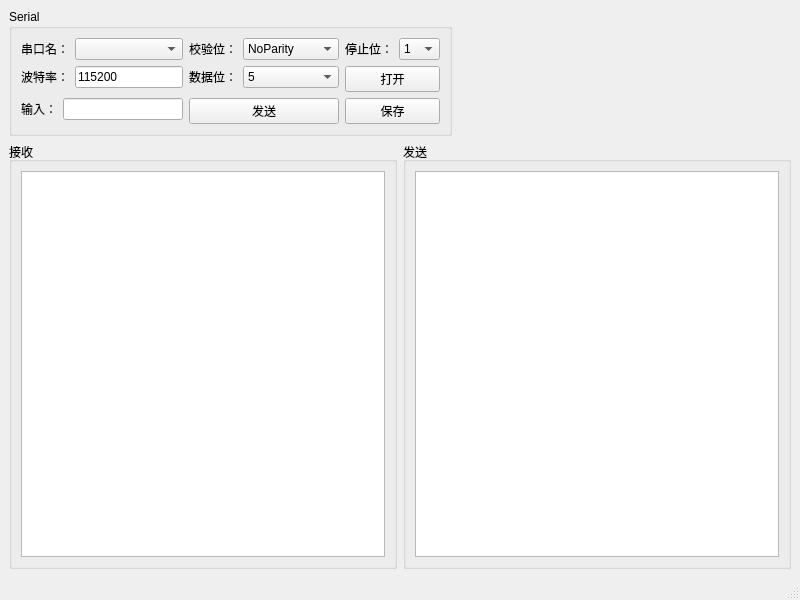
<?xml version="1.0" encoding="UTF-8"?>
<ui version="4.0">
 <class>MainWindow</class>
 <widget class="QMainWindow" name="MainWindow">
  <property name="geometry">
   <rect>
    <x>0</x>
    <y>0</y>
    <width>800</width>
    <height>600</height>
   </rect>
  </property>
  <property name="windowTitle">
   <string>MainWindow</string>
  </property>
  <widget class="QWidget" name="centralwidget">
   <layout class="QGridLayout" name="gridLayout_5">
    <item row="0" column="1">
     <spacer name="horizontalSpacer">
      <property name="orientation">
       <enum>Qt::Horizontal</enum>
      </property>
      <property name="sizeHint" stdset="0">
       <size>
        <width>193</width>
        <height>20</height>
       </size>
      </property>
     </spacer>
    </item>
    <item row="0" column="0">
     <widget class="QGroupBox" name="groupBox_3">
      <property name="title">
       <string>Serial</string>
      </property>
      <layout class="QGridLayout" name="gridLayout_3">
       <item row="0" column="0">
        <layout class="QFormLayout" name="formLayout_2">
         <item row="0" column="0">
          <widget class="QLabel" name="label">
           <property name="text">
            <string>串口名：</string>
           </property>
          </widget>
         </item>
         <item row="0" column="1">
          <widget class="QComboBox" name="comboBox_serialName"/>
         </item>
        </layout>
       </item>
       <item row="0" column="3" colspan="2">
        <layout class="QFormLayout" name="formLayout_7">
         <item row="0" column="0">
          <widget class="QLabel" name="label_6">
           <property name="text">
            <string>停止位：</string>
           </property>
          </widget>
         </item>
         <item row="0" column="1">
          <widget class="QComboBox" name="comboBox_stopBit">
           <item>
            <property name="text">
             <string>1</string>
            </property>
           </item>
           <item>
            <property name="text">
             <string>2</string>
            </property>
           </item>
           <item>
            <property name="text">
             <string>3</string>
            </property>
           </item>
           <item>
            <property name="text">
             <string>-1</string>
            </property>
           </item>
          </widget>
         </item>
        </layout>
       </item>
       <item row="0" column="1" colspan="2">
        <layout class="QFormLayout" name="formLayout_6">
         <item row="0" column="0">
          <widget class="QLabel" name="label_5">
           <property name="text">
            <string>校验位：</string>
           </property>
          </widget>
         </item>
         <item row="0" column="1">
          <widget class="QComboBox" name="comboBox_checkData">
           <item>
            <property name="text">
             <string>NoParity</string>
            </property>
           </item>
           <item>
            <property name="text">
             <string>EvenParity</string>
            </property>
           </item>
           <item>
            <property name="text">
             <string>OddParity</string>
            </property>
           </item>
           <item>
            <property name="text">
             <string>SpaceParity</string>
            </property>
           </item>
           <item>
            <property name="text">
             <string>MarkParity</string>
            </property>
           </item>
           <item>
            <property name="text">
             <string>-1</string>
            </property>
           </item>
          </widget>
         </item>
        </layout>
       </item>
       <item row="1" column="0">
        <layout class="QFormLayout" name="formLayout_9">
         <item row="0" column="0">
          <widget class="QLabel" name="label_8">
           <property name="text">
            <string>波特率：</string>
           </property>
          </widget>
         </item>
         <item row="0" column="1">
          <widget class="QLineEdit" name="lineEdit_baudRate">
           <property name="text">
            <string>115200</string>
           </property>
          </widget>
         </item>
        </layout>
       </item>
       <item row="1" column="1" colspan="2">
        <layout class="QFormLayout" name="formLayout_8">
         <item row="0" column="0">
          <widget class="QLabel" name="label_7">
           <property name="text">
            <string>数据位：</string>
           </property>
          </widget>
         </item>
         <item row="0" column="1">
          <widget class="QComboBox" name="comboBox_dataBit">
           <item>
            <property name="text">
             <string>5</string>
            </property>
           </item>
           <item>
            <property name="text">
             <string>6</string>
            </property>
           </item>
           <item>
            <property name="text">
             <string>7</string>
            </property>
           </item>
           <item>
            <property name="text">
             <string>8</string>
            </property>
           </item>
           <item>
            <property name="text">
             <string>-1</string>
            </property>
           </item>
          </widget>
         </item>
        </layout>
       </item>
       <item row="1" column="3" colspan="2">
        <widget class="QPushButton" name="pushButton_serial_open">
         <property name="text">
          <string>打开</string>
         </property>
        </widget>
       </item>
       <item row="2" column="3" colspan="2">
        <widget class="QPushButton" name="pushButton_serial_save">
         <property name="text">
          <string>保存</string>
         </property>
        </widget>
       </item>
       <item row="2" column="0">
        <layout class="QFormLayout" name="formLayout_10">
         <item row="0" column="0">
          <widget class="QLabel" name="label_9">
           <property name="text">
            <string>输入：</string>
           </property>
          </widget>
         </item>
         <item row="0" column="1">
          <widget class="QLineEdit" name="lineEdit_serial_input"/>
         </item>
        </layout>
       </item>
       <item row="2" column="1" colspan="2">
        <widget class="QPushButton" name="pushButton_serial_send">
         <property name="text">
          <string>发送</string>
         </property>
        </widget>
       </item>
      </layout>
     </widget>
    </item>
    <item row="1" column="0" colspan="2">
     <layout class="QGridLayout" name="gridLayout_4">
      <item row="0" column="0">
       <widget class="QGroupBox" name="groupBox">
        <property name="title">
         <string>接收</string>
        </property>
        <layout class="QGridLayout" name="gridLayout">
         <item row="0" column="0">
          <widget class="QTextEdit" name="textEdit_sub"/>
         </item>
        </layout>
       </widget>
      </item>
      <item row="0" column="1">
       <widget class="QGroupBox" name="groupBox_2">
        <property name="title">
         <string>发送</string>
        </property>
        <layout class="QGridLayout" name="gridLayout_2">
         <item row="0" column="0">
          <widget class="QTextEdit" name="textEdit_send"/>
         </item>
        </layout>
       </widget>
      </item>
     </layout>
    </item>
   </layout>
  </widget>
  <widget class="QMenuBar" name="menubar">
   <property name="geometry">
    <rect>
     <x>0</x>
     <y>0</y>
     <width>800</width>
     <height>24</height>
    </rect>
   </property>
  </widget>
  <widget class="QStatusBar" name="statusbar"/>
 </widget>
 <resources/>
 <connections/>
</ui>
